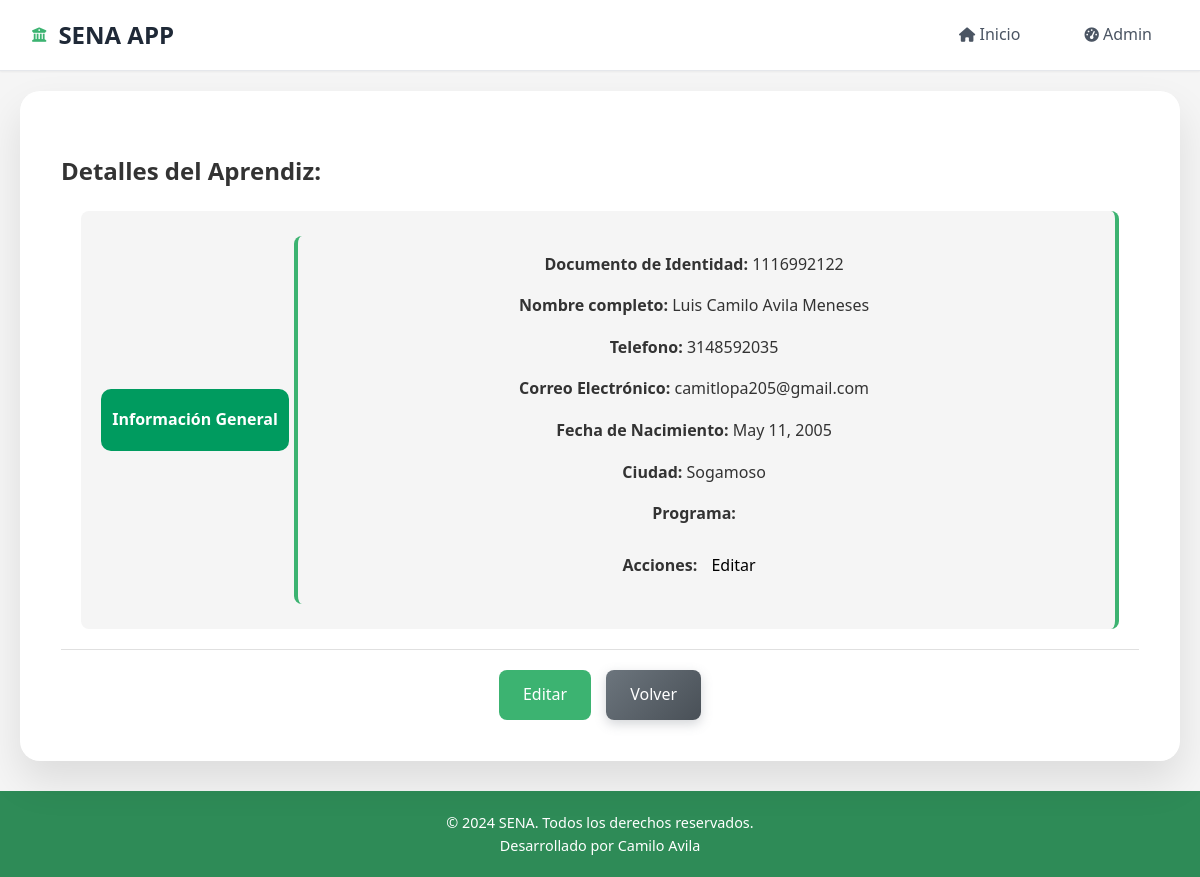
Page /aprendices/aprendiz/6/ on the earlier database version.
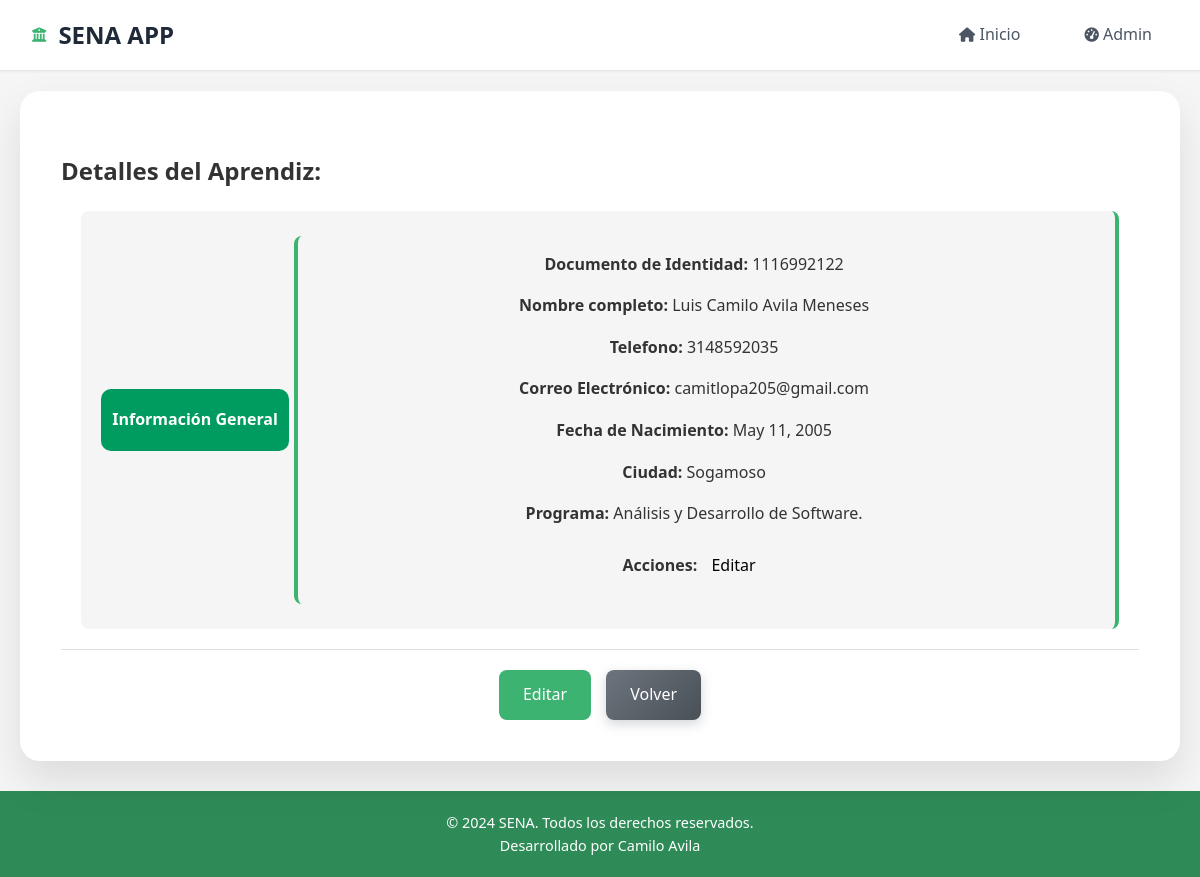
Same page on the later database version.
### aprendices/models.py (models this page shows, shortened)
class Aprendiz (models.Model):
    documento_identidad = models.CharField(max_length=20, unique=True)
    nombre = models.CharField(max_length=100)
    apellido = models.CharField(max_length=100)
    telefono = models.CharField(max_length=15)
    correo = models.EmailField(max_length=254, null=True)
    fecha_nacimiento = models.DateField()
    ciudad = models.CharField(max_length=100, null=True)
    programa = models.CharField(max_length=100)
    class Meta:
        verbose_name = "Aprendiz"
        verbose_name_plural = "Aprendices"
        ordering = ['apellido', 'nombre']
    def nombre_completo(self):
        return f"{self.nombre} {self.apellido}"

### aprendices/views.py (the view)
# urls.py: path('aprendices/aprendiz/<int:aprendiz_id>/', views.detalle_aprendiz, name='detalle_aprendiz'),
def detalle_aprendiz(request, aprendiz_id):
    aprendiz = get_object_or_404(Aprendiz, pk=aprendiz_id)
    template = loader.get_template('detalle_aprendiz.html')
    context = {
        'aprendiz': aprendiz,
    }
    return HttpResponse(template.render(context, request))

### aprendices/templates/detalle_aprendiz.html (shortened to what this page needs)
{% extends "base.html" %}
{% block content %}
<section class="detalle-curso">
    <h2>Detalles del Aprendiz: </h2>
    <div class="curso-info">
        <div class="info-detalle-card">
            <div class="info_tittle">
            <h2>Información General</h2>
            </div>
            <div class="info-grupoDentro">
                <p><strong>Documento de Identidad:</strong> {{ aprendiz.documento_identidad }}</p>
                    <p><strong>Nombre completo:</strong> {{ aprendiz.nombre_completo }}</p>
                            <p><strong>Telefono:</strong> {{ aprendiz.telefono }}</p>
                                <p><strong>Correo Electrónico:</strong> {{ aprendiz.correo }}</p>
                                    <p><strong>Fecha de Nacimiento:</strong> {{ aprendiz.fecha_nacimiento }}</p>
                                        <p><strong>Ciudad:</strong> {{ aprendiz.ciudad }}</p>
                                            <p><strong>Programa:</strong> {{ aprendiz.programa }}</p>
                                                <p><strong>Acciones:</strong>
                                                    <a href="{% url 'admin:aprendices_aprendiz_change' aprendiz.id %}" class="btn-dc">
                                                        Editar
                                                    </a>
                                                </p>
        </div>
    </div>
    </div>
    <div class="acciones">
            <a href="{% url 'admin:aprendices_aprendiz_change' aprendiz.id %}" class="btn-primary">Editar</a>
            <a href="/aprendices" class="btn-secondary">Volver</a>
        </div>
</section>
{% endblock %}

Differences in the rows shown:
changed Aprendiz "Luis Camilo Avila Meneses": programa (not shown) → "Análisis y Desarrollo de Software."
